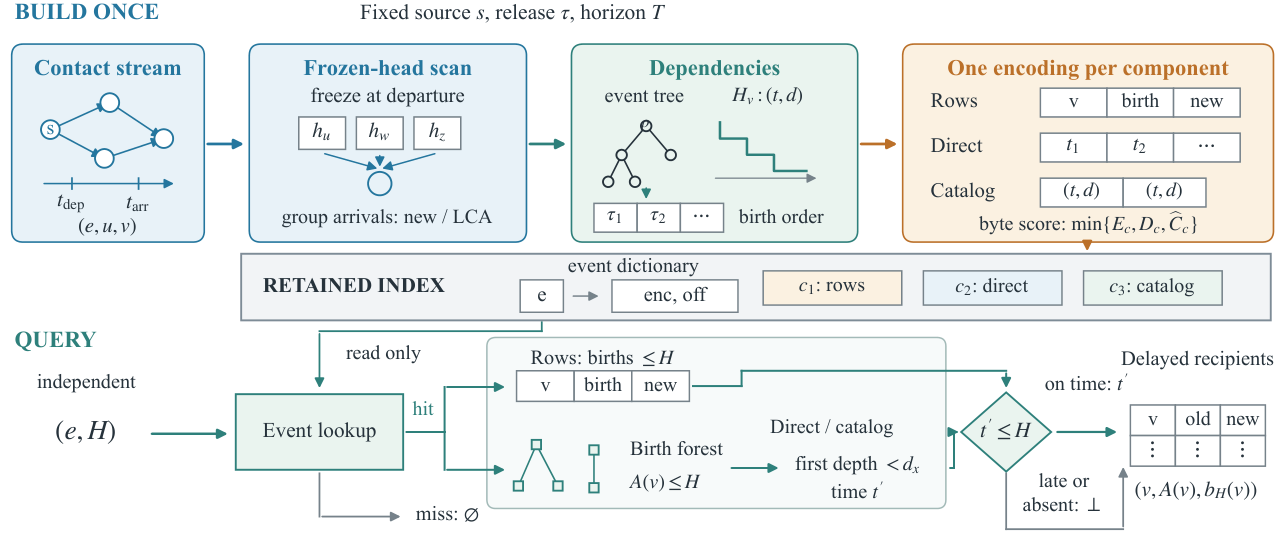

This chart was generated by the following Python code:
from pathlib import Path
import argparse
import matplotlib
matplotlib.use('Agg')
import matplotlib.pyplot as plt
from matplotlib.patches import Rectangle, Circle, Polygon, FancyArrowPatch, FancyBboxPatch

plt.rcParams.update({'font.family':'Times New Roman','mathtext.fontset':'stix','font.size':8.5,'pdf.fonttype':42})
INK='#26323B'
BLUE='#24769E'
TEAL='#2E817B'
ORANGE='#BB7029'
PALEBLUE='#E8F2F8'
PALETEAL='#EAF4EF'
PALEORANGE='#FBF1E1'
GRAY='#76828A'

def txt(ax,x,y,s,size=8.5,ha='center',color=INK,weight='normal',va='center'):
    return ax.text(x,y,s,fontsize=size,ha=ha,va=va,color=color,fontweight=weight,zorder=8)

def line(ax,a,b,color=INK,lw=.8,ls='-'):
    ax.plot([a[0],b[0]],[a[1],b[1]],color=color,lw=lw,ls=ls,zorder=2)

def arrow(ax,a,b,color=INK,lw=.85,ls='-',rad=0):
    ax.add_patch(FancyArrowPatch(a,b,arrowstyle='-|>',mutation_scale=8,lw=lw,color=color,linestyle=ls,connectionstyle=f'arc3,rad={rad}',shrinkA=1,shrinkB=1,zorder=5))

def route(ax,points,color=INK,lw=.8,ls='-'):
    for a,b in zip(points[:-2],points[1:-1]):line(ax,a,b,color,lw,ls)
    arrow(ax,points[-2],points[-1],color,lw,ls)

def rect(ax,x,y,w,h,fill='white',edge=GRAY,lw=.6):
    ax.add_patch(Rectangle((x,y),w,h,facecolor=fill,edgecolor=edge,lw=lw,zorder=3))

def panel(ax,x,y,w,h,title,fill,color):
    ax.add_patch(FancyBboxPatch((x,y),w,h,boxstyle='round,pad=.015,rounding_size=.065',facecolor=fill,edgecolor=color,lw=.65,zorder=0))
    txt(ax,x+w/2,y+h-.13,title,9.0,weight='bold',color=color)

def node(ax,x,y,label,r=.06,fill='white',edge=INK,size=8):
    ax.add_patch(Circle((x,y),r,facecolor=fill,edgecolor=edge,lw=.75,zorder=6))
    if label:txt(ax,x,y,label,size,color=edge)

def cells(ax,x,y,values,w=.23,h=.16,fill='white',size=8):
    for j,v in enumerate(values):
        rect(ax,x+j*w,y,w,h,fill=fill)
        txt(ax,x+(j+.5)*w,y+h/2,v,size)

def smalltree(ax,x,y,scale=1,fill=PALEBLUE):
    pts=[(x,y),(x-.22*scale,y-.26*scale),(x+.22*scale,y-.26*scale),(x-.34*scale,y-.50*scale),(x-.10*scale,y-.50*scale)]
    for a,b in [(0,1),(0,2),(1,3),(1,4)]:line(ax,pts[a],pts[b],lw=.65)
    for k,(xx,yy) in enumerate(pts):node(ax,xx,yy,'' if k else r'$\rho$',.047*scale,fill=fill,size=6.5)

def build(out,preview=False):
    fig,ax=plt.subplots(figsize=(7.15,3.0))
    fig.subplots_adjust(0,0,1,1);ax.set(xlim=(0,7.15),ylim=(0,3),aspect='equal');ax.axis('off')
    txt(ax,.08,2.92,'BUILD ONCE',9.2,ha='left',color=BLUE,weight='bold')
    txt(ax,2.0,2.92,r'Fixed source $s$, release $\tau$, horizon $T$',8.6,ha='left')
    panel(ax,.08,1.67,1.04,1.07,'Contact stream',PALEBLUE,BLUE)
    pts=[(.28,2.28),(.61,2.43),(.91,2.23),(.58,2.12)]
    for a,b in [(0,1),(1,2),(0,3),(3,2)]:arrow(ax,pts[a],pts[b],color=BLUE,lw=.65)
    for j,(x,y) in enumerate(pts):node(ax,x,y,'s' if j==0 else '',.052,edge=BLUE)
    arrow(ax,(.23,1.98),(.98,1.98),BLUE,lw=.6)
    for x,s in [(.40,r'$t_{\rm dep}$'),(.77,r'$t_{\rm arr}$')]:
        line(ax,(x,1.95),(x,2.01),BLUE,lw=.7);txt(ax,x,1.87,s,8.5)
    txt(ax,.60,1.73,r'$(e,u,v)$',8.3)
    arrow(ax,(1.14,2.20),(1.37,2.20),BLUE,lw=1.1)
    panel(ax,1.40,1.67,1.51,1.07,'Frozen-head scan',PALEBLUE,BLUE)
    for j,label in enumerate([r'$h_u$',r'$h_w$',r'$h_z$']):
        cells(ax,1.66+j*.32,2.17,[label],w=.26,h=.18,fill='white',size=8.5)
    txt(ax,2.15,2.46,'freeze at departure',8.3)
    for xx in [1.79,2.11,2.43]:arrow(ax,(xx,2.15),(2.11,2.06),BLUE,lw=.6)
    node(ax,2.11,1.98,'',.065,fill=PALEBLUE,edge=BLUE)
    txt(ax,2.15,1.79,'group arrivals: new / LCA',8.0)
    arrow(ax,(2.93,2.20),(3.16,2.20),TEAL,lw=1.1)
    panel(ax,3.19,1.67,1.56,1.07,'Dependencies',PALETEAL,TEAL)
    txt(ax,3.58,2.46,'event tree',8.1)
    smalltree(ax,3.59,2.30,.62,fill=PALETEAL)
    ax.plot([4.00,4.00,4.15,4.15,4.30,4.30,4.48],[2.32,2.23,2.23,2.14,2.14,2.05,2.05],lw=1,color=TEAL)
    arrow(ax,(3.96,2.01),(4.55,2.01),GRAY,lw=.5)
    txt(ax,4.27,2.46,r'$H_v:(t,d)$',8.1)
    arrow(ax,(3.59,1.97),(3.59,1.88),TEAL,lw=.65)
    cells(ax,3.30,1.71,[r'$\tau_1$',r'$\tau_2$',r'$\cdots$'],w=.24,h=.16,fill='white',size=8.1)
    txt(ax,4.34,1.79,'birth order',8.0)
    arrow(ax,(4.77,2.20),(5.00,2.20),ORANGE,lw=1.1)
    panel(ax,5.03,1.67,2.03,1.07,'One encoding per component',PALEORANGE,ORANGE)
    txt(ax,5.17,2.43,'Rows',8.3,ha='left');cells(ax,5.78,2.35,['v','birth','new'],w=.37,h=.16,size=8.0)
    txt(ax,5.17,2.18,'Direct',8.3,ha='left');cells(ax,5.78,2.10,[r'$t_1$',r'$t_2$',r'$\cdots$'],w=.37,h=.16,size=8.3)
    txt(ax,5.17,1.93,'Catalog',8.3,ha='left');cells(ax,5.78,1.85,[r'$(t,d)$',r'$(t,d)$'],w=.46,h=.16,size=8.0)
    txt(ax,6.05,1.755,r'byte score: $\min\{E_c,D_c,\widehat C_c\}$',8.0)
    arrow(ax,(6.04,1.65),(6.04,1.59),ORANGE,lw=.9)
    rect(ax,1.34,1.22,5.72,.37,fill='#F2F4F6',edge='#7E8C97',lw=.75)
    txt(ax,1.46,1.40,'RETAINED INDEX',8.4,ha='left',weight='bold')
    txt(ax,3.52,1.515,'event dictionary',8.1)
    cells(ax,2.89,1.265,['e'],w=.24,h=.18,size=8.4)
    arrow(ax,(3.17,1.355),(3.34,1.355),GRAY,lw=.6)
    cells(ax,3.40,1.265,['enc, off'],w=.70,h=.18,size=8.2)
    for j,(s,fc) in enumerate([(r'$c_1$: rows',PALEORANGE),(r'$c_2$: direct',PALEBLUE),(r'$c_3$: catalog',PALETEAL)]):
        rect(ax,4.24+j*.89,1.305,.77,.19,fill=fc)
        txt(ax,4.625+j*.89,1.40,s,8.0)
    txt(ax,.08,1.10,'QUERY',9.2,ha='left',color=TEAL,weight='bold')
    txt(ax,.48,.87,'independent',8.1)
    txt(ax,.48,.59,r'$(e,H)$',11)
    arrow(ax,(.83,.59),(1.28,.59),TEAL,lw=1)
    rect(ax,1.31,.39,.93,.42,fill=PALETEAL,edge=TEAL,lw=.75)
    txt(ax,1.775,.60,'Event lookup',8.5)
    route(ax,[(3.01,1.21),(3.01,1.16),(1.775,1.16),(1.775,.83)],TEAL,lw=.7)
    txt(ax,2.13,1.03,'read only',8.0)
    route(ax,[(1.775,.37),(1.775,.13),(2.24,.13)],GRAY,lw=.7)
    txt(ax,2.31,.13,r'miss: $\varnothing$',8.1,ha='left')
    ax.add_patch(FancyBboxPatch((2.72,.19),2.52,.92,boxstyle='round,pad=.015,rounding_size=.05',facecolor='#F7FAFA',edgecolor='#A3BAB8',lw=.6,zorder=0))
    route(ax,[(2.26,.60),(2.47,.60),(2.47,.85),(2.82,.85)],TEAL)
    route(ax,[(2.26,.60),(2.47,.60),(2.47,.39),(2.82,.39)],TEAL)
    txt(ax,2.35,.72,'hit',8.0,color=TEAL)
    cells(ax,2.87,.77,['v','birth','new'],w=.32,h=.17,size=8.0)
    txt(ax,3.35,1.00,r'Rows: births $\leq H$',8.1)
    for a,b in [((2.98,.53),(2.88,.30)),((2.98,.53),(3.10,.30)),((3.30,.50),(3.30,.29))]:
        line(ax,a,b,TEAL,lw=.65)
    for x,y in [(2.98,.53),(2.88,.30),(3.10,.30),(3.30,.50),(3.30,.29)]:
        rect(ax,x-.026,y-.026,.052,.052,fill=PALETEAL,edge=TEAL,lw=.75)
    txt(ax,3.50,.50,'Birth forest',8.1,ha='left')
    txt(ax,3.50,.31,r'$A(v)\leq H$',8.1,ha='left')
    txt(ax,4.62,.62,'Direct / catalog',8.0)
    arrow(ax,(4.05,.40),(4.34,.40),TEAL,lw=.8)
    txt(ax,4.77,.41,r'first depth $<d_x$',8.1)
    txt(ax,4.77,.26,r'time $t^{\prime}$',8.1)
    route(ax,[(3.85,.855),(4.12,.855),(4.12,.94),(5.59,.94),(5.59,.83)],TEAL)
    route(ax,[(5.28,.40),(5.30,.40),(5.30,.60),(5.34,.60)],TEAL)
    ax.add_patch(Polygon([(5.34,.60),(5.59,.82),(5.84,.60),(5.59,.38)],facecolor=PALETEAL,edgecolor=TEAL,lw=.75,zorder=5))
    txt(ax,5.59,.60,r'$t^{\prime}\leq H$',8.7)
    arrow(ax,(5.86,.60),(6.22,.60),TEAL,lw=.9)
    txt(ax,6.04,.86,r'on time: $t^{\prime}$',8.1)
    route(ax,[(5.59,.37),(5.59,.06),(6.24,.06),(6.24,.42)],GRAY,lw=.7)
    txt(ax,5.91,.32,'late or',8.0)
    txt(ax,5.91,.18,r'absent: $\bot$',8.0)
    cells(ax,6.28,.58,['v','old','new'],w=.25,h=.17,size=8.0)
    cells(ax,6.28,.41,[r'$\vdots$',r'$\vdots$',r'$\vdots$'],w=.25,h=.17,size=9)
    txt(ax,6.655,1.00,'Delayed recipients',8.2)
    txt(ax,6.65,.27,r'$(v,A(v),b_H(v))$',8.5)
    fig.canvas.draw();renderer=fig.canvas.get_renderer()
    for t in ax.texts:
        b=t.get_window_extent(renderer)
        assert b.x0>=-.5 and b.x1<=fig.bbox.width+.5 and b.y0>=-.5 and b.y1<=fig.bbox.height+.5,(t.get_text(),b)
    out.mkdir(parents=True,exist_ok=True)
    fig.savefig(out/'overview.pdf',metadata={'CreationDate':None,'ModDate':None})
    if preview:fig.savefig(out/'overview.png',dpi=240)
    plt.close(fig)

if __name__=='__main__':
    p=argparse.ArgumentParser()
    p.add_argument('--out','--output-dir',dest='out',type=Path,default=Path(__file__).resolve().parent)
    p.add_argument('--preview',action='store_true')
    args=p.parse_args();build(args.out,args.preview)
